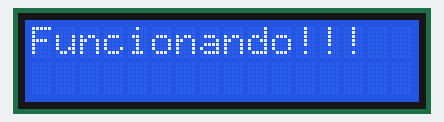
Bench run of a sketch on a simulated Arduino Uno, built with avr-gcc and run on an emulated ATmega328P. Parts: 16×2 character LCD.

Above: at 0.1 s.
At 2.5 s:
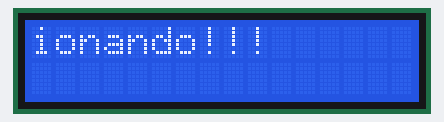
At 4.9 s:
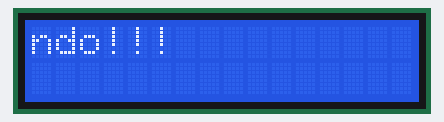
At 9.7 s:
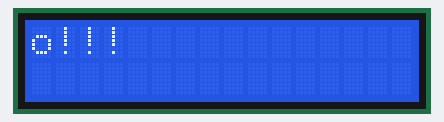
At 14.6 s:
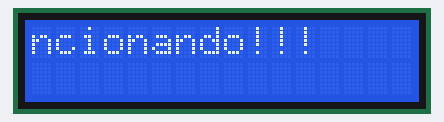
At 20.0 s:
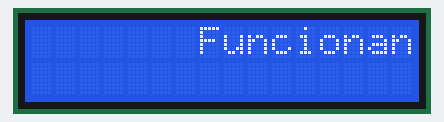

The sketch:

Correr_para_esquerda_e_direita.ino
```cpp
#include <Wire.h>
#include <LiquidCrystal_I2C.h>

//Escolhe onde posicionar->  lcd.setCursor(0, 0);

LiquidCrystal_I2C lcd(0x3f,16,2);  // Criando um LCD de 16x2 no endereço 0x20

void setup()
{
  lcd.init();                 // Inicializando o LCD
  lcd.backlight();            // Ligando o BackLight do LCD

  lcd.print(" Funcionando!!!");
    for (int i = 0; i < 14; i++) {
    lcd.scrollDisplayLeft();
    delay(600);
  }
  for (int i = 0; i < 20; i++) {
    lcd.scrollDisplayRight();
    delay(600);
  }
}

void loop()
{

}
```

Measured:
- what the display in image 1 shows lasts 0.6 s, from 2.5 s to 3.1 s
